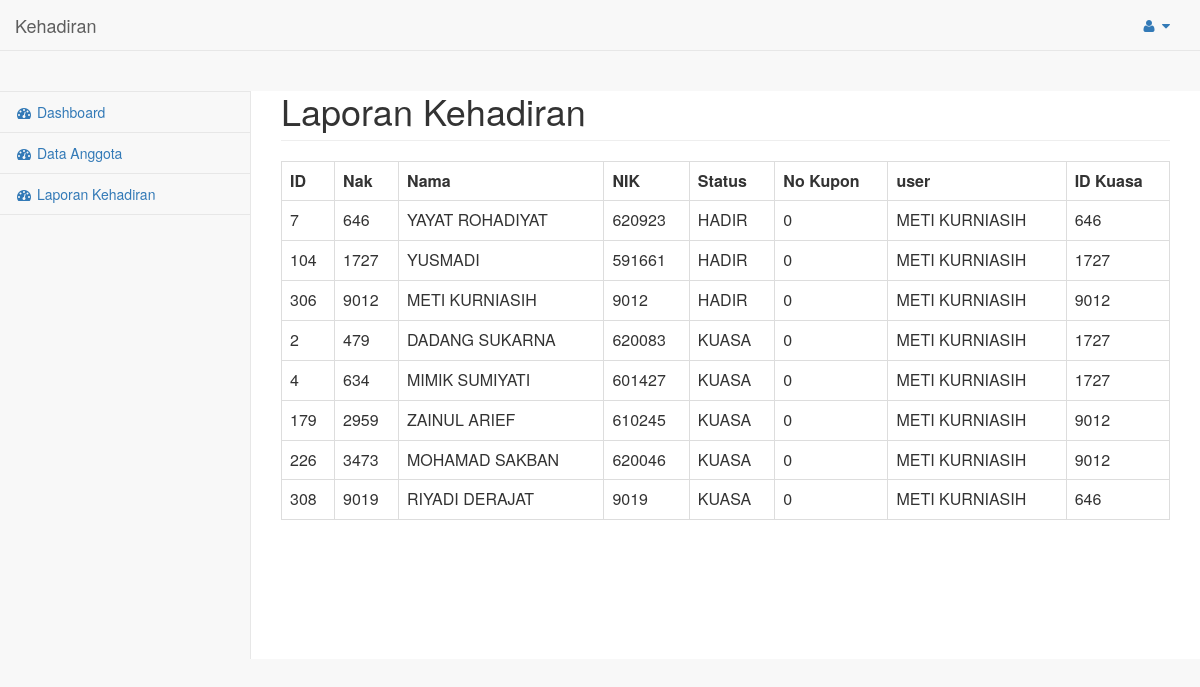
The app's page /pages/index.php?id=7 (signed in) with its own data.
### tables this page shows
CREATE TABLE `kehadiran` (
  `waktu` datetime NOT NULL,
  `nak` int(11) NOT NULL,
  `status` varchar(10) NOT NULL,
  `user` varchar(30) NOT NULL,
  `temp` int(1) NOT NULL,
  `id_kuasa` int(11) NOT NULL,
  `no_kupon` int(11) NOT NULL,
  PRIMARY KEY (`nak`)
);

CREATE TABLE `anggota` (
  `id` int(11) NOT NULL,
  `nak` int(11) DEFAULT NULL,
  `nama` varchar(50) DEFAULT NULL,
  `nik` varchar(11) DEFAULT NULL,
  PRIMARY KEY (`id`)
);

CREATE TABLE `kuasa` (
  `id_kuasa` int(11) NOT NULL,
  `nak` int(11) NOT NULL,
  `status` varchar(10) NOT NULL,
  `user` varchar(50) NOT NULL,
  `waktu` datetime NOT NULL,
  `temp` int(1) NOT NULL,
  `no_kupon` int(11) NOT NULL,
  PRIMARY KEY (`nak`)
);

### pages/laporan.php (the view, shortened to what this page needs)
<h1 class="page-header">Laporan Kehadiran</h1>
<?php
$dbhost = 'localhost';
$dbuser = 'root';
$dbpass = '';
$koneksi = mysql_connect($dbhost, $dbuser, $dbpass);
$sql = "SELECT * from kehadiran join anggota using (nak) order by id";
$ambildata = mysql_query( $sql, $koneksi);
echo "<table border='1' class='table-responsive table-bordered table'>
<tr><th>ID</th><th>Nak</th><th>Nama</th><th>NIK</th><th>Status</th><th>No Kupon</th><th>user</th><th>ID Kuasa</th></tr>";
while($row = mysql_fetch_array($ambildata, MYSQL_ASSOC))
{
    echo "<tr id=biasa>
	<td>{$row['id']}</td>
	<td>{$row['nak']}</td>
	<td>{$row['nama']}</td>
	<td>{$row['nik']}</td>
	<td>{$row['status']}</td>
	<td>{$row['no_kupon']}</td>
	<td>{$row['user']}</td>
	<td>{$row['id_kuasa']}</td>
</tr>";
}
$sql = "SELECT * from kuasa join anggota using (nak) order by id";
$ambildata = mysql_query( $sql, $koneksi);
while($row = mysql_fetch_array($ambildata, MYSQL_ASSOC))
{
    echo "<tr id=biasa>
	<td>{$row['id']}</td>
	<td>{$row['nak']}</td>
	<td>{$row['nama']}</td>
	<td>{$row['nik']}</td>
	<td>{$row['status']}</td>
	<td>{$row['no_kupon']}</td>
	<td>{$row['user']}</td>
	<td>{$row['id_kuasa']}</td>
</tr>";
}
?>

### records on screen
kehadiran: anggota.id "7", nak "646", anggota.nama "YAYAT ROHADIYAT", anggota.nik "620923", status "HADIR", no_kupon "0", user "METI KURNIASIH", id_kuasa "646"
kehadiran: anggota.id "104", nak "1727", anggota.nama "YUSMADI", anggota.nik "591661", status "HADIR", no_kupon "0", user "METI KURNIASIH", id_kuasa "1727"
kehadiran: anggota.id "306", nak "9012", anggota.nama "METI KURNIASIH", anggota.nik "9012", status "HADIR", no_kupon "0", user "METI KURNIASIH", id_kuasa "9012"
kuasa: anggota.id "2", nak "479", anggota.nama "DADANG SUKARNA", anggota.nik "620083", status "KUASA", no_kupon "0", user "METI KURNIASIH", id_kuasa "1727"
kuasa: anggota.id "4", nak "634", anggota.nama "MIMIK SUMIYATI", anggota.nik "601427", status "KUASA", no_kupon "0", user "METI KURNIASIH", id_kuasa "1727"
kuasa: anggota.id "179", nak "2959", anggota.nama "ZAINUL ARIEF", anggota.nik "610245", status "KUASA", no_kupon "0", user "METI KURNIASIH", id_kuasa "9012"
kuasa: anggota.id "226", nak "3473", anggota.nama "MOHAMAD SAKBAN", anggota.nik "620046", status "KUASA", no_kupon "0", user "METI KURNIASIH", id_kuasa "9012"
kuasa: anggota.id "308", nak "9019", anggota.nama "RIYADI DERAJAT", anggota.nik "9019", status "KUASA", no_kupon "0", user "METI KURNIASIH", id_kuasa "646"
